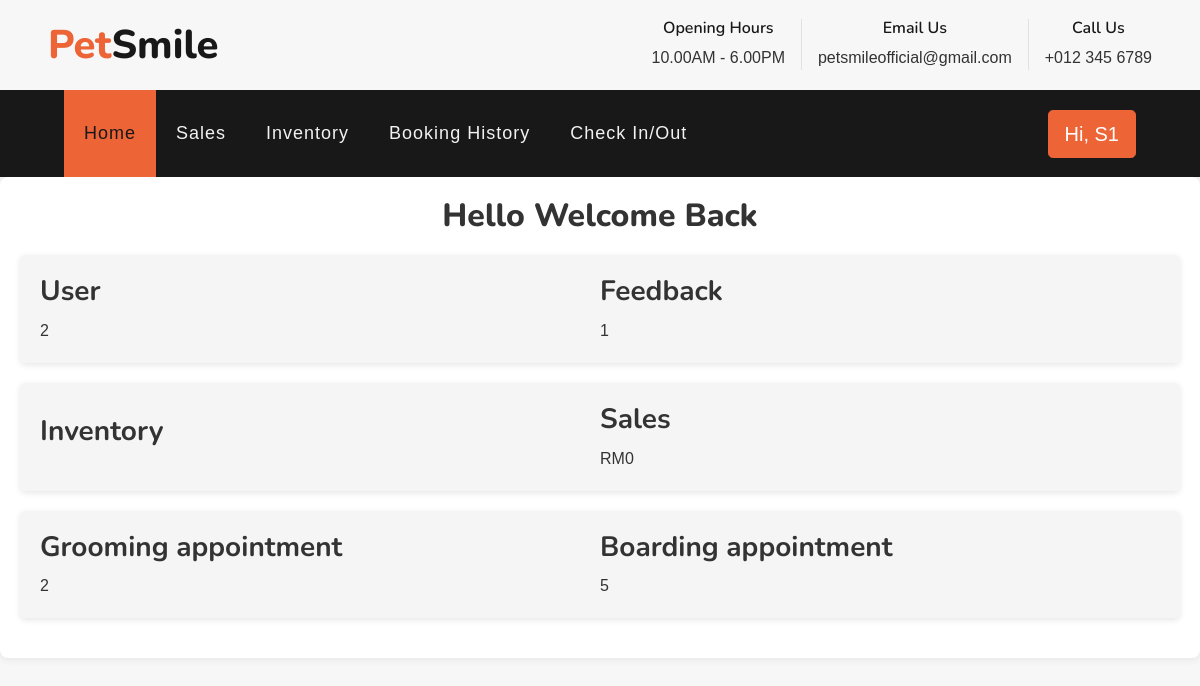
Page /admin-home.php (signed in) on the earlier database version.
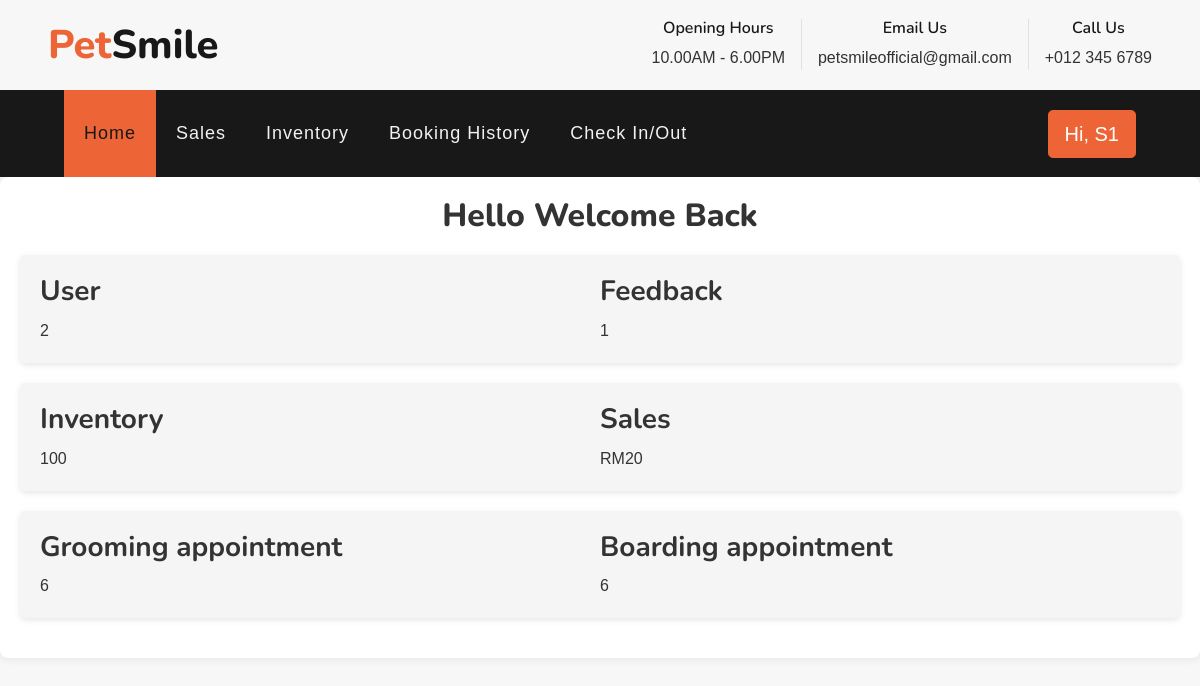
Same page on the later database version.
### tables this page shows
CREATE TABLE `inventory` (
  `Supplies_ID` int(11) NOT NULL,
  `Supplies_Name` varchar(100) NOT NULL,
  `Price` int(11) NOT NULL,
  `Date` date NOT NULL,
  `Quantity` int(11) NOT NULL
);

### admin-home.php (the view, shortened to what this page needs)
<!DOCTYPE html>
<html lang="en">
<head>
    <link rel="stylesheet" href="css/style.css">
</head>
<?php
include 'config.php';
include 'admin-header.php';
?>
<!DOCTYPE html>
<html lang="en">
<head>
</head>
<body>
    <div class="container">
        <h2>Hello Welcome Back</h2>
        <div class="dashboard-card">
            <div>
                <?php
                  $select_users = mysqli_query($con, "SELECT * FROM `member`");
                  $number_of_users = mysqli_num_rows($select_users);
                  ?>
                <h3>User</h3>
                <p1><?php echo $number_of_users; ?></p1>
            </div>
            <div>
                  <?php
                  $select_feedback = mysqli_query($con, "SELECT * FROM `feedback`");
                  $number_of_feedback = mysqli_num_rows($select_feedback);
                  ?>
                <h3>Feedback</h3>
                <p1><?php echo $number_of_feedback; ?></p1>
            </div>
        </div>
        <div class="dashboard-card">
            <div>
                <?php
                    $select_quantity = mysqli_query($con, "SELECT Quantity FROM `inventory`");
                ?>
                <h3>Inventory</h3>
                <p1><?php while ($row = mysqli_fetch_assoc($select_quantity)) {
                     $quantity = $row['Quantity'];
                    echo "$quantity<br>";
                    } ?></p1>
            </div>
            <div>
                <?php
                  $totalSales = 0;
                  $select_pendings = mysqli_query($con, "SELECT * FROM `sales`");
                  while ($row = mysqli_fetch_assoc($select_pendings)) {
                    $quantity = $row['Quantity'];
                    $price = $row['Price'];
                    $totalPrice = $quantity * $price;
                    $totalSales += $totalPrice;
                }
               ?>
                <h3>Sales</h3>
                <p1>RM<?php echo $totalSales; ?> </p1>
            </div>
        </div>
        <div class="dashboard-card">
            <div>
                <?php
                  $select_GAppt = mysqli_query($con, "SELECT * FROM `groomingappt` WHERE status != 'Canceled'");
                  $number_of_GAppt = mysqli_num_rows($select_GAppt);
                ?>
            <h3>Grooming appointment</h3>
            <p1><?php echo $number_of_GAppt; ?></p1>
            </div>
            <div>
                <?php
                  $select_BAppt = mysqli_query($con, "SELECT * FROM `boardingappt` WHERE status != 'Canceled'");
                  $number_of_BAppt = mysqli_num_rows($select_BAppt);
                ?>
            <h3>Boarding appointment</h3>
            <p1><?php echo $number_of_BAppt; ?> </p1>
            </div>
        </div>
    </div>
</body>
</html>
</body>
</html>

Differences in the rows shown:
added inventory: Quantity "100"
Other differences:
$totalSales: "0" → "20"
$number_of_GAppt: "2" → "6"
$number_of_BAppt: "5" → "6"
